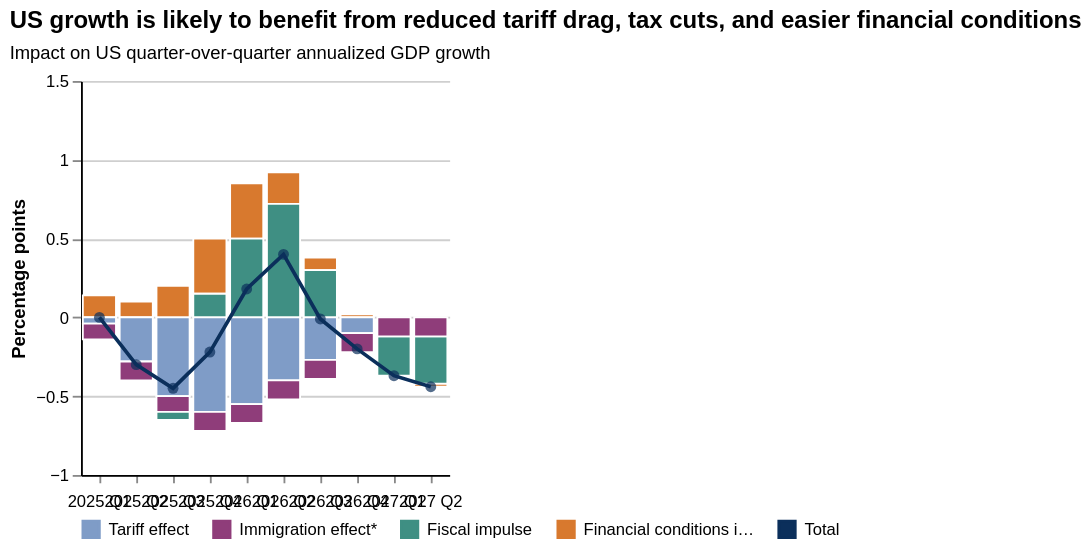

The Vega-Lite source for this figure:
### Vega-Lite specification from a JSON file in a GitHub repository (floating-point values rounded to 4 significant figures)
{"$schema": "https://vega.github.io/schema/vega-lite/v5.json", "background": "white", "width": "container", "height": "container", "autosize": {"type": "fit", "contains": "padding"}, "title": {"text": "US growth is likely to benefit from reduced tariff drag, tax cuts, and easier financial conditions", "subtitle": "Impact on US quarter-over-quarter annualized GDP growth", "anchor": "start", "fontSize": 13, "subtitleFontSize": 10, "subtitlePadding": 6, "offset": 6}, "data": {"values": [{"order": 1, "label": "2025\nQ1", "period": "2025Q1", "series": "Financial conditions impulse", "value": 0.14}, {"order": 1, "label": "2025\nQ1", "period": "2025Q1", "series": "Fiscal impulse", "value": 0.0}, {"order": 1, "label": "2025\nQ1", "period": "2025Q1", "series": "Tariff effect", "value": -0.04}, {"order": 1, "label": "2025\nQ1", "period": "2025Q1", "series": "Immigration effect*", "value": -0.1}, {"order": 2, "label": "2025\nQ2", "period": "2025Q2", "series": "Financial conditions impulse", "value": 0.1}, {"order": 2, "label": "2025\nQ2", "period": "2025Q2", "series": "Fiscal impulse", "value": 0.0}, {"order": 2, "label": "2025\nQ2", "period": "2025Q2", "series": "Tariff effect", "value": -0.28}, {"order": 2, "label": "2025\nQ2", "period": "2025Q2", "series": "Immigration effect*", "value": -0.12}, {"order": 3, "label": "2025\nQ3", "period": "2025Q3", "series": "Financial conditions impulse", "value": 0.2}, {"order": 3, "label": "2025\nQ3", "period": "2025Q3", "series": "Tariff effect", "value": -0.5}, {"order": 3, "label": "2025\nQ3", "period": "2025Q3", "series": "Immigration effect*", "value": -0.1}, {"order": 3, "label": "2025\nQ3", "period": "2025Q3", "series": "Fiscal impulse", "value": -0.05}, {"order": 4, "label": "2025\nQ4", "period": "2025Q4", "series": "Financial conditions impulse", "value": 0.35}, {"order": 4, "label": "2025\nQ4", "period": "2025Q4", "series": "Fiscal impulse", "value": 0.15}, {"order": 4, "label": "2025\nQ4", "period": "2025Q4", "series": "Tariff effect", "value": -0.6}, {"order": 4, "label": "2025\nQ4", "period": "2025Q4", "series": "Immigration effect*", "value": -0.12}, {"order": 5, "label": "2026\nQ1", "period": "2026Q1", "series": "Financial conditions impulse", "value": 0.35}, {"order": 5, "label": "2026\nQ1", "period": "2026Q1", "series": "Fiscal impulse", "value": 0.5}, {"order": 5, "label": "2026\nQ1", "period": "2026Q1", "series": "Tariff effect", "value": -0.55}, {"order": 5, "label": "2026\nQ1", "period": "2026Q1", "series": "Immigration effect*", "value": -0.12}, {"order": 6, "label": "2026\nQ2", "period": "2026Q2", "series": "Financial conditions impulse", "value": 0.2}, {"order": 6, "label": "2026\nQ2", "period": "2026Q2", "series": "Fiscal impulse", "value": 0.72}, {"order": 6, "label": "2026\nQ2", "period": "2026Q2", "series": "Tariff effect", "value": -0.4}, {"order": 6, "label": "2026\nQ2", "period": "2026Q2", "series": "Immigration effect*", "value": -0.12}, {"order": 7, "label": "2026\nQ3", "period": "2026Q3", "series": "Financial conditions impulse", "value": 0.08}, {"order": 7, "label": "2026\nQ3", "period": "2026Q3", "series": "Fiscal impulse", "value": 0.3}, {"order": 7, "label": "2026\nQ3", "period": "2026Q3", "series": "Tariff effect", "value": -0.27}, {"order": 7, "label": "2026\nQ3", "period": "2026Q3", "series": "Immigration effect*", "value": -0.12}, {"order": 8, "label": "2026\nQ4", "period": "2026Q4", "series": "Financial conditions impulse", "value": 0.02}, {"order": 8, "label": "2026\nQ4", "period": "2026Q4", "series": "Fiscal impulse", "value": 0.0}, {"order": 8, "label": "2026\nQ4", "period": "2026Q4", "series": "Tariff effect", "value": -0.1}, {"order": 8, "label": "2026\nQ4", "period": "2026Q4", "series": "Immigration effect*", "value": -0.12}, {"order": 9, "label": "2027\nQ1", "period": "2027Q1", "series": "Financial conditions impulse", "value": 0.0}, {"order": 9, "label": "2027\nQ1", "period": "2027Q1", "series": "Fiscal impulse", "value": -0.25}, {"order": 9, "label": "2027\nQ1", "period": "2027Q1", "series": "Tariff effect", "value": 0.0}, {"order": 9, "label": "2027\nQ1", "period": "2027Q1", "series": "Immigration effect*", "value": -0.12}, {"order": 10, "label": "2027\nQ2", "period": "2027Q2", "series": "Financial conditions impulse", "value": -0.02}, {"order": 10, "label": "2027\nQ2", "period": "2027Q2", "series": "Fiscal impulse", "value": -0.3}, {"order": 10, "label": "2027\nQ2", "period": "2027Q2", "series": "Tariff effect", "value": 0.0}, {"order": 10, "label": "2027\nQ2", "period": "2027Q2", "series": "Immigration effect*", "value": -0.12}]}, "transform": [{"calculate": "datum.value >= 0 ? (datum.series === 'Fiscal impulse' ? 1 : datum.series === 'Financial conditions impulse' ? 2 : 99) : (datum.period === '2025Q3' ? (datum.series === 'Tariff effect' ? 1 : datum.series === 'Immigration effect*' ? 2 : datum.series === 'Fiscal impulse' ? 3 : 99) : datum.period === '2027Q1' ? (datum.series === 'Immigration effect*' ? 1 : datum.series === 'Fiscal impulse' ? 2 : datum.series === 'Tariff effect' ? 3 : datum.series === 'Financial conditions impulse' ? 4 : 99) : datum.period === '2027Q2' ? (datum.series === 'Immigration effect*' ? 1 : datum.series === 'Fiscal impulse' ? 2 : datum.series === 'Financial conditions impulse' ? 3 : datum.series === 'Tariff effect' ? 4 : 99) : (datum.series === 'Tariff effect' ? 1 : datum.series === 'Immigration effect*' ? 2 : datum.series === 'Fiscal impulse' ? 3 : datum.series === 'Financial conditions impulse' ? 4 : 99))", "as": "stack_order"}], "layer": [{"mark": {"type": "bar", "stroke": "white", "strokeWidth": 1}, "encoding": {"x": {"field": "label", "type": "ordinal", "sort": {"field": "order", "order": "ascending"}, "axis": {"title": null, "labelAngle": 0, "labelPadding": 6, "tickSize": 4, "labelFontSize": 9}}, "y": {"field": "value", "type": "quantitative", "stack": "zero", "scale": {"domain": [-1, 1.5], "nice": false, "zero": false}, "axis": {"title": "Percentage points", "titleFontSize": 10, "values": [-1, -0.5, 0, 0.5, 1, 1.5], "format": "~g", "grid": true, "gridColor": "#cfcfcf", "gridWidth": 1, "labelFontSize": 9}}, "order": {"field": "stack_order", "type": "quantitative"}, "color": {"field": "series", "type": "nominal", "scale": {"domain": ["Tariff effect", "Immigration effect*", "Fiscal impulse", "Financial conditions impulse", "Total"], "range": ["#7f9cc7", "#8f3d7a", "#3f8f83", "#d8792e", "#0b2f5b"]}, "legend": {"orient": "bottom", "direction": "horizontal", "title": null, "labelFontSize": 9, "symbolSize": 80, "offset": 5, "symbolType": "square", "labelLimit": 100}}}}, {"data": {"values": [{"series": "Total"}]}, "mark": {"type": "point", "opacity": 0}, "encoding": {"color": {"field": "series", "type": "nominal"}}}, {"transform": [{"aggregate": [{"op": "sum", "field": "value", "as": "total"}], "groupby": ["label", "order", "period"]}], "layer": [{"mark": {"type": "line", "strokeWidth": 2, "color": "#0b2f5b"}, "encoding": {"x": {"field": "label", "type": "ordinal", "sort": {"field": "order", "order": "ascending"}}, "y": {"field": "total", "type": "quantitative"}}}, {"mark": {"type": "point", "filled": true, "size": 35, "color": "#0b2f5b"}, "encoding": {"x": {"field": "label", "type": "ordinal", "sort": {"field": "order", "order": "ascending"}}, "y": {"field": "total", "type": "quantitative"}}}]}], "config": {"view": {"stroke": null}, "axis": {"domainColor": "black", "domainWidth": 1, "labelFont": "sans-serif", "titleFont": "sans-serif"}}}
